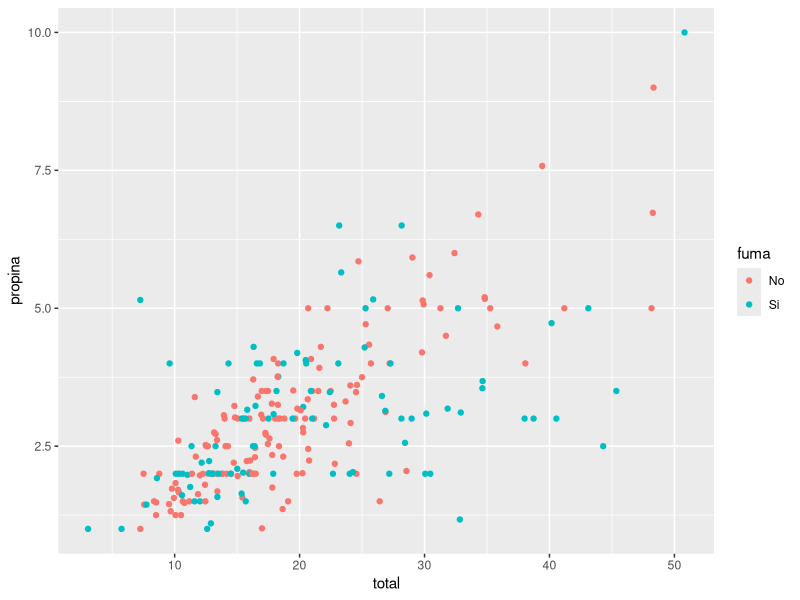
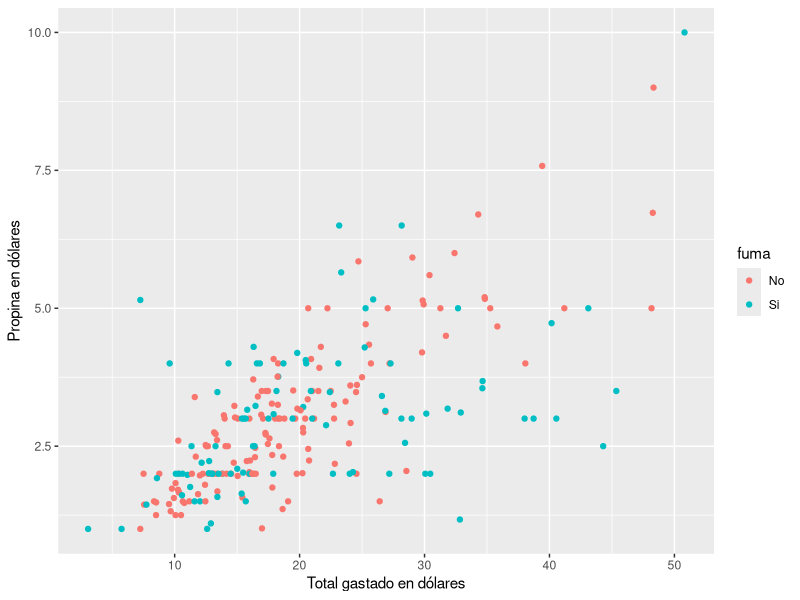
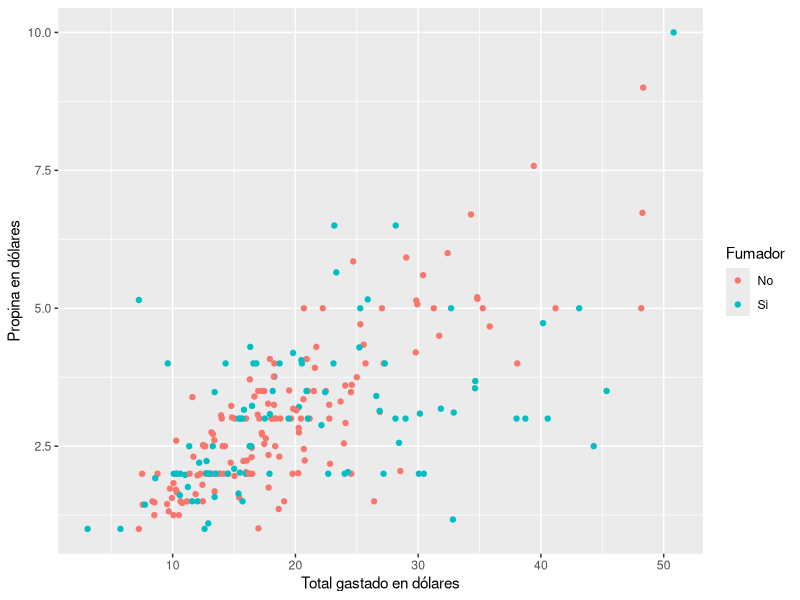
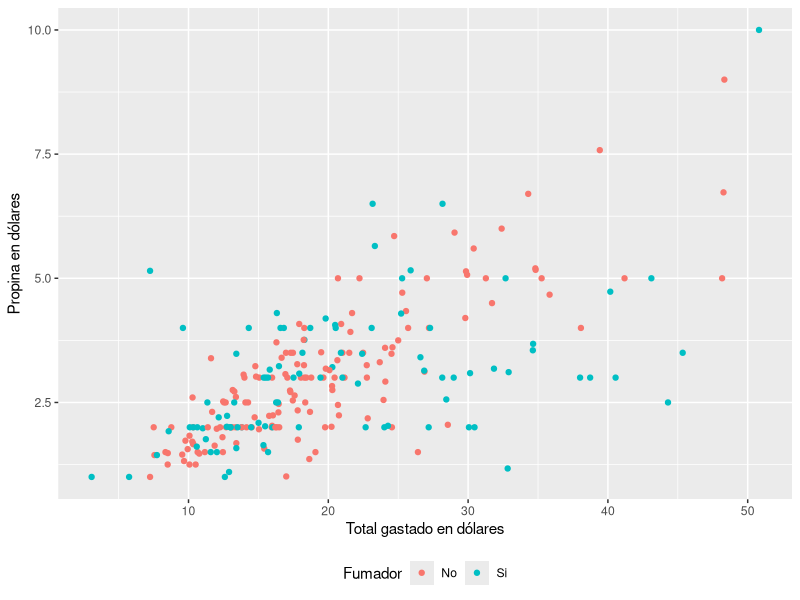
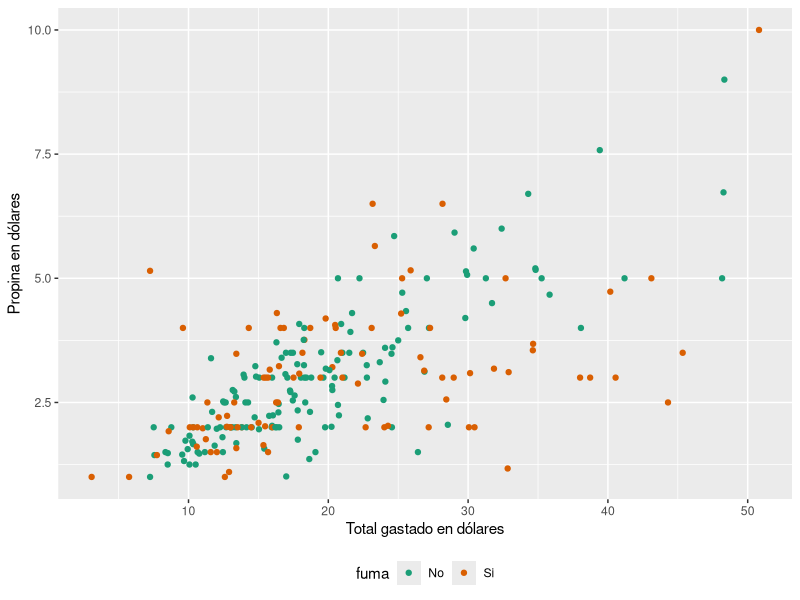
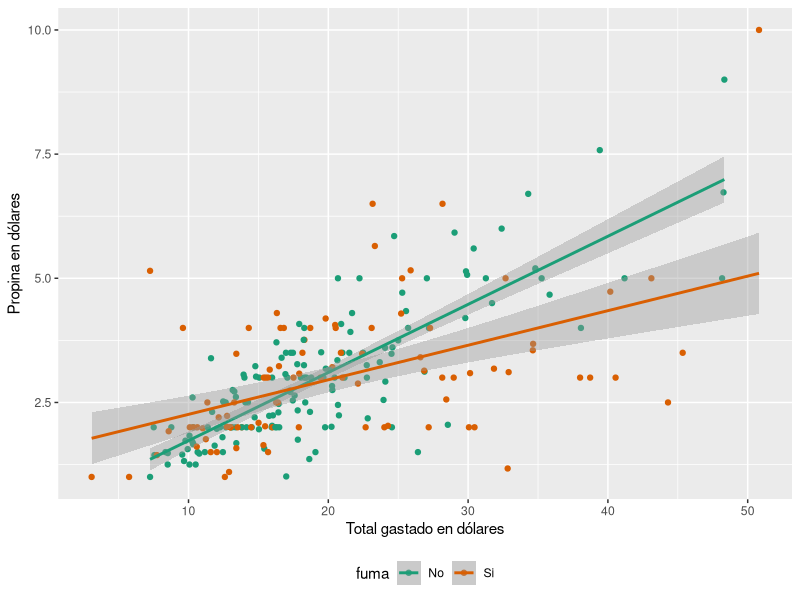
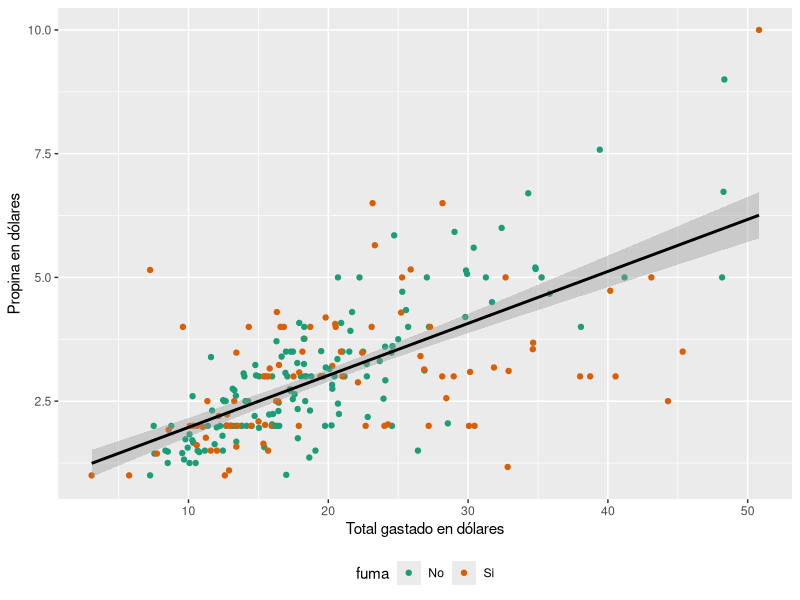
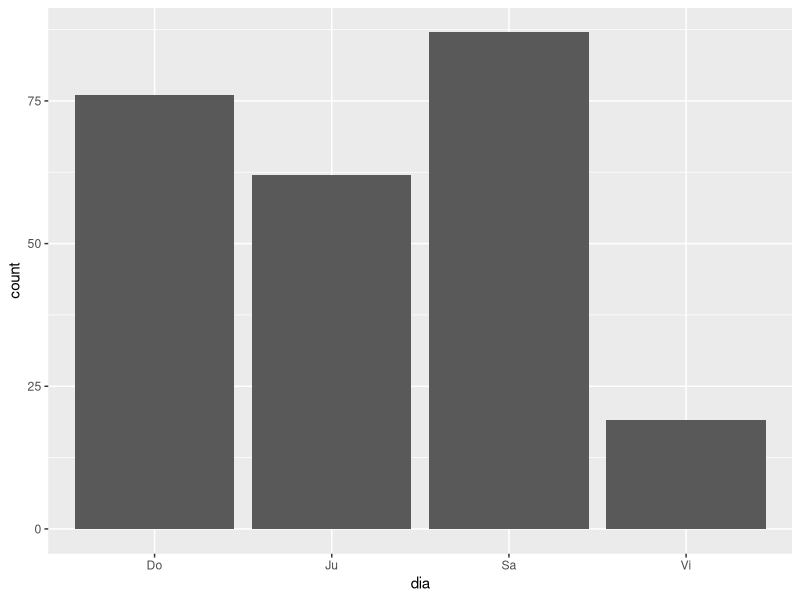

Reproduce these figures in R, in order.
## ---- chunk 1
knitr::opts_chunk$set(echo = TRUE)
## ---- chunk 2
library(tidyverse)
propinas=read.csv("propina.csv")
graf<-ggplot(propinas, aes(x=total, y= propina, colour=fuma)) + geom_point()
graf
## ---- chunk 3
graf2<-graf+ scale_x_continuous("Total gastado en dólares") + scale_y_continuous("Propina en dólares")
graf2
## ---- chunk 4
graf3<-graf2 + scale_color_discrete("Fumador")
graf3
## ---- chunk 5
graf4<-graf3 + theme(legend.position = "bottom")
graf4
## ---- chunk 6
graf5<-graf4 + scale_color_brewer(palette="Dark2")
graf5
## ---- chunk 7
graf6<- graf5 + geom_smooth(method="lm")
graf6
## ---- chunk 8
graf7<-graf5 + geom_smooth(method="lm",colour="black")
graf7
## ---- chunk 9
barra<-ggplot(propinas, aes(dia)) + geom_bar()
barra
## ---- chunk 10
barra1<-ggplot(propinas, aes(dia, fill=dia)) + geom_bar()
barra1
## ---- chunk 11
barra2<-ggplot(propinas, aes(fct_infreq(dia))) + geom_bar()
barra2
## ---- chunk 12
barra3<-barra2 + coord_flip()
barra3
